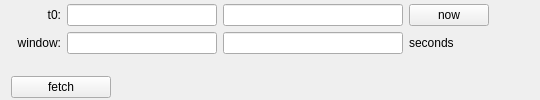
           <widget class="QWidget" name="windowTab">
            <property name="layoutDirection">
             <enum>Qt::LeftToRight</enum>
            </property>
            <property name="styleSheet">
             <string notr="true"/>
            </property>
            <attribute name="title">
             <string>window</string>
            </attribute>
            <layout class="QVBoxLayout" name="verticalLayout_12">
             <property name="topMargin">
              <number>4</number>
             </property>
             <property name="bottomMargin">
              <number>2</number>
             </property>
             <item>
              <layout class="QHBoxLayout" name="horizontalLayout_12">
               <item>
                <layout class="QFormLayout" name="formLayout_4">
                 <property name="fieldGrowthPolicy">
                  <enum>QFormLayout::AllNonFixedFieldsGrow</enum>
                 </property>
                 <property name="labelAlignment">
                  <set>Qt::AlignRight|Qt::AlignTrailing|Qt::AlignVCenter</set>
                 </property>
                 <item row="0" column="0">
                  <widget class="QLabel" name="label_3">
                   <property name="sizePolicy">
                    <sizepolicy hsizetype="Fixed" vsizetype="Preferred">
                     <horstretch>0</horstretch>
                     <verstretch>0</verstretch>
                    </sizepolicy>
                   </property>
                   <property name="minimumSize">
                    <size>
                     <width>50</width>
                     <height>0</height>
                    </size>
                   </property>
                   <property name="text">
                    <string>t0:</string>
                   </property>
                   <property name="alignment">
                    <set>Qt::AlignRight|Qt::AlignTrailing|Qt::AlignVCenter</set>
                   </property>
                  </widget>
                 </item>
                 <item row="0" column="1">
                  <layout class="QHBoxLayout" name="horizontalLayout_13">
                   <item>
                    <widget class="QLineEdit" name="entryT0GPS">
                     <property name="sizePolicy">
                      <sizepolicy hsizetype="Fixed" vsizetype="Fixed">
                       <horstretch>0</horstretch>
                       <verstretch>0</verstretch>
                      </sizepolicy>
                     </property>
                     <property name="minimumSize">
                      <size>
                       <width>150</width>
                       <height>0</height>
                      </size>
                     </property>
                     <property name="toolTip">
                      <string>t0 GPS</string>
                     </property>
                    </widget>
                   </item>
                   <item>
                    <widget class="QLineEdit" name="entryT0Greg">
                     <property name="sizePolicy">
                      <sizepolicy hsizetype="Minimum" vsizetype="Fixed">
                       <horstretch>0</horstretch>
                       <verstretch>0</verstretch>
                      </sizepolicy>
                     </property>
                     <property name="minimumSize">
                      <size>
                       <width>180</width>
                       <height>0</height>
                      </size>
                     </property>
                     <property name="toolTip">
                      <string>t0 Gregorian (can be natural language (e.g. '1 day ago'))</string>
                     </property>
                    </widget>
                   </item>
                   <item>
                    <widget class="QPushButton" name="buttonT0Now">
                     <property name="sizePolicy">
                      <sizepolicy hsizetype="Fixed" vsizetype="Fixed">
                       <horstretch>0</horstretch>
                       <verstretch>0</verstretch>
                      </sizepolicy>
                     </property>
                     <property name="minimumSize">
                      <size>
                       <width>0</width>
                       <height>0</height>
                      </size>
                     </property>
                     <property name="toolTip">
                      <string>set t0 to &quot;now&quot;</string>
                     </property>
                     <property name="text">
                      <string>now</string>
                     </property>
                    </widget>
                   </item>
                  </layout>
                 </item>
                 <item row="1" column="0">
                  <widget class="QLabel" name="label_4">
                   <property name="sizePolicy">
                    <sizepolicy hsizetype="Fixed" vsizetype="Preferred">
                     <horstretch>0</horstretch>
                     <verstretch>0</verstretch>
                    </sizepolicy>
                   </property>
                   <property name="minimumSize">
                    <size>
                     <width>50</width>
                     <height>0</height>
                    </size>
                   </property>
                   <property name="text">
                    <string>window:</string>
                   </property>
                   <property name="alignment">
                    <set>Qt::AlignRight|Qt::AlignTrailing|Qt::AlignVCenter</set>
                   </property>
                  </widget>
                 </item>
                 <item row="1" column="1">
                  <layout class="QHBoxLayout" name="horizontalLayout_14">
                   <item>
                    <widget class="QLineEdit" name="entryWindowStart">
                     <property name="sizePolicy">
                      <sizepolicy hsizetype="Fixed" vsizetype="Fixed">
                       <horstretch>0</horstretch>
                       <verstretch>0</verstretch>
                      </sizepolicy>
                     </property>
                     <property name="minimumSize">
                      <size>
                       <width>150</width>
                       <height>0</height>
                      </size>
                     </property>
                     <property name="toolTip">
                      <string>time window minimum, in seconds</string>
                     </property>
                    </widget>
                   </item>
                   <item>
                    <widget class="QLineEdit" name="entryWindowEnd">
                     <property name="sizePolicy">
                      <sizepolicy hsizetype="Minimum" vsizetype="Fixed">
                       <horstretch>0</horstretch>
                       <verstretch>0</verstretch>
                      </sizepolicy>
                     </property>
                     <property name="minimumSize">
                      <size>
                       <width>180</width>
                       <height>0</height>
                      </size>
                     </property>
                     <property name="toolTip">
                      <string>time window maximum, in seconds</string>
                     </property>
                    </widget>
                   </item>
                   <item>
                    <widget class="QLabel" name="label_5">
                     <property name="text">
                      <string>seconds</string>
                     </property>
                    </widget>
                   </item>
                  </layout>
                 </item>
                </layout>
               </item>
               <item>
                <spacer name="horizontalSpacer_11">
                 <property name="orientation">
                  <enum>Qt::Horizontal</enum>
                 </property>
                 <property name="sizeHint" stdset="0">
                  <size>
                   <width>40</width>
                   <height>20</height>
                  </size>
                 </property>
                </spacer>
               </item>
              </layout>
             </item>
             <item>
              <widget class="QPushButton" name="fetchButton1">
               <property name="enabled">
                <bool>true</bool>
               </property>
               <property name="sizePolicy">
                <sizepolicy hsizetype="Fixed" vsizetype="Fixed">
                 <horstretch>0</horstretch>
                 <verstretch>0</verstretch>
                </sizepolicy>
               </property>
               <property name="minimumSize">
                <size>
                 <width>100</width>
                 <height>0</height>
                </size>
               </property>
               <property name="toolTip">
                <string>fetch offline data (shift click to force fetch)</string>
               </property>
               <property name="text">
                <string>fetch</string>
               </property>
              </widget>
             </item>
            </layout>
           </widget>
